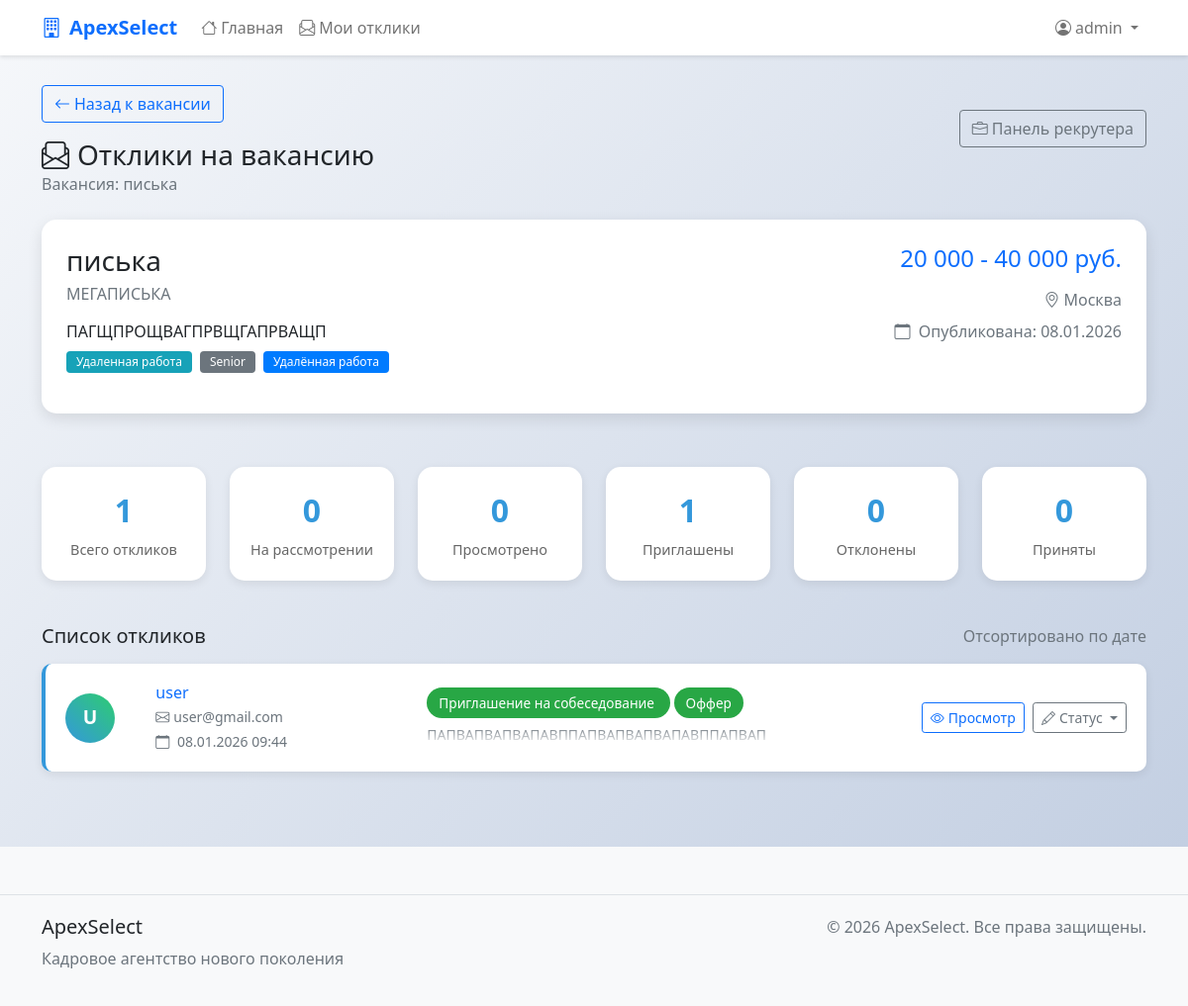
/vacancies/1/responses/ (signed in), run on an earlier commit of the app's database.
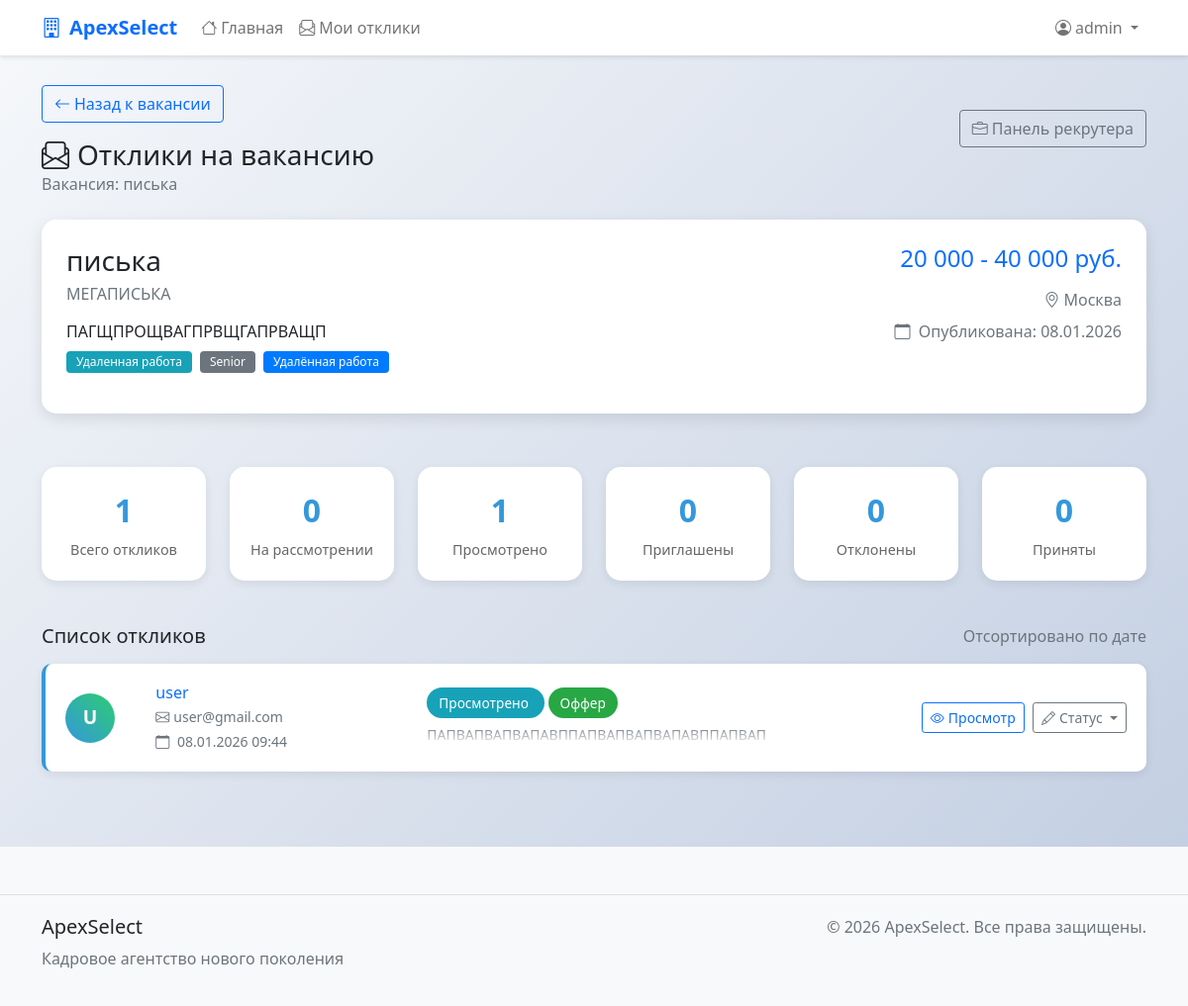
And on a later commit of the database.
### apexSelect/models.py (models this page shows, shortened)
class VacancyResponse(models.Model):
    STATUS_CHOICES = [
        ('pending', _('На рассмотрении')),
        ('viewed', _('Просмотрено')),
        ('invited', _('Приглашение на собеседование')),
        ('rejected', _('Отказ')),
        ('accepted', _('Принято')),
    ]
    vacancy = models.ForeignKey(
        Vacancy,
        on_delete=models.CASCADE,
        related_name='responses',
        verbose_name=_('Вакансия')
    )
    user = models.ForeignKey(
        settings.AUTH_USER_MODEL,
        on_delete=models.CASCADE,
        related_name='vacancy_responses',
        verbose_name=_('Пользователь')
    )
    cover_letter = models.TextField(
        _('Сопроводительное письмо'),
        max_length=2000,
        blank=True,
        help_text=_('Расскажите, почему вы подходите для этой вакансии')
    )
    status = models.CharField(
        _('Статус отклика'),
        max_length=20,
        choices=STATUS_CHOICES,
        default='pending'
    )
    created_at = models.DateTimeField(_('Дата отклика'), auto_now_add=True)
    updated_at = models.DateTimeField(_('Дата обновления'), auto_now=True)
    admin_notes = models.TextField(
        _('Заметки администратора'),
        blank=True,
        help_text=_('Внутренние заметки по отклику')
    )
    class Meta:
        verbose_name = _('Отклик на вакансию')
        verbose_name_plural = _('Отклики на вакансии')
        ordering = ['-created_at']
        unique_together = ['vacancy', 'user']  # Один пользователь может откликнуться на вакансию только один раз

class CustomUser(AbstractUser):
    email = models.EmailField(_('email address'), unique=True)
    phone_number = models.CharField(_('phone number'), max_length=15, blank=True, null=True)
    date_of_birth = models.DateField(_('date of birth'), blank=True, null=True)
    bio = models.TextField(_('biography'), max_length=500, blank=True)
    is_verified = models.BooleanField(_('verified'), default=False)
    created_at = models.DateTimeField(_('created at'), default=now)
    updated_at = models.DateTimeField(_('updated at'), auto_now=True)
    def get_full_name(self):
        return f"{self.first_name} {self.last_name}".strip()
    class Meta:
        verbose_name = _('user')
        verbose_name_plural = _('users')
        ordering = ['-date_joined']

### apexSelect/views.py (the view)
# urls.py: path('vacancies/<int:pk>/responses/', views.vacancy_responses_view, name='vacancy_responses'),
@login_required
@user_passes_test(is_admin)
def vacancy_responses_view(request, pk):
    vacancy = get_object_or_404(Vacancy, pk=pk)
    responses = VacancyResponse.objects.filter(vacancy=vacancy).select_related('user')
    total_count = responses.count()
    pending_count = responses.filter(status='pending').count()
    viewed_count = responses.filter(status='viewed').count()
    invited_count = responses.filter(status='invited').count()
    rejected_count = responses.filter(status='rejected').count()
    accepted_count = responses.filter(status='accepted').count()
    pending_responses = responses.filter(status='pending')
    viewed_responses = responses.filter(status='viewed')
    invited_responses = responses.filter(status='invited')
    rejected_responses = responses.filter(status='rejected')
    accepted_responses = responses.filter(status='accepted')
    context = {
        'vacancy': vacancy,
        'responses': responses,
        'total_count': total_count,
        'pending_count': pending_count,
        'viewed_count': viewed_count,
        'invited_count': invited_count,
        'rejected_count': rejected_count,
        'accepted_count': accepted_count,
        'pending_responses': pending_responses,
        'viewed_responses': viewed_responses,
        'invited_responses': invited_responses,
        'rejected_responses': rejected_responses,
        'accepted_responses': accepted_responses,
    }
    return render(request, 'vacancies/vacancy_responses.html', context)

### apexSelect/models.py (called while the page is built)
    def get_salary_display(self):
        if self.salary_min and self.salary_max:
            return f"{self.salary_min:,} - {self.salary_max:,} {self.currency}".replace(',', ' ')
        elif self.salary_min:
            return f"от {self.salary_min:,} {self.currency}".replace(',', ' ')
        elif self.salary_max:
            return f"до {self.salary_max:,} {self.currency}".replace(',', ' ')
        return _('По договоренности')

    def get_status_color(self):
        colors = {
            'pending': 'secondary',
            'viewed': 'info',
            'invited': 'success',
            'rejected': 'danger',
            'accepted': 'success',
        }
        return colors.get(self.status, 'secondary')

    def get_recruiter_status_color(self):
        colors = {
            'new': 'info',
            'screening': 'primary',
            'interview': 'warning',
            'technical': 'warning',
            'offer': 'success',
            'hired': 'success',
            'rejected': 'danger',
            'no_response': 'secondary',
        }
        return colors.get(self.recruiter_status, 'secondary')

### apexSelect/views.py (called while the page is built)
def is_admin(user):
    return user.is_staff or user.is_superuser

### apexSelect/templates/vacancies/vacancy_responses.html (shortened to what the changed rows need)
{% extends 'base.html' %}
{% load static %}
{% block content %}
<div class="responses-container">
    <div class="container">
        <div class="row mb-4">
            <div class="col-12">
                <div class="d-flex justify-content-between align-items-center">
                    <div>
                        <h1 class="h3 mb-0">
                            <i class="bi bi-envelope-paper me-2"></i>Отклики на вакансию
                        </h1>
                    </div>
                </div>
            </div>
        </div>
        <div class="row mb-4">
            <div class="col-md-2">
                <div class="stats-card">
                    <div class="stats-number">{{ viewed_count|default:"0" }}</div>
                    <div class="stats-label">Просмотрено</div>
                </div>
            </div>
            <div class="col-md-2">
                <div class="stats-card">
                    <div class="stats-number">{{ invited_count|default:"0" }}</div>
                    <div class="stats-label">Приглашены</div>
                </div>
            </div>
        </div>
        <div class="row">
            <div class="col-12">
                {% if responses %}
                    {% for response in responses %}
                    <div class="response-card">
                        <div class="row align-items-center">
                            <div class="col-md-1">
                                <div class="user-avatar">
                                    {{ response.user.username|first|upper }}
                                </div>
                            </div>
                            <div class="col-md-3">
                                <h6 class="mb-1">
                                    <a href="{% url 'user_profile' response.user.id %}" class="text-decoration-none">
                                        {{ response.user.get_full_name|default:response.user.username }}
                                    </a>
                                </h6>
                                <p class="text-muted small mb-1">
                                    <i class="bi bi-envelope me-1"></i>{{ response.user.email }}
                                </p>
                                <p class="text-muted small mb-0">
                                    <i class="bi bi-calendar me-1"></i>
                                    {{ response.created_at|date:"d.m.Y H:i" }}
                                </p>
                            </div>
                            <div class="col-md-4">
                                <div class="mb-2">
                                    <span class="status-badge bg-{{ response.get_status_color }}">
                                        {{ response.get_status_display }}
                                    </span>
                                    {% if response.recruiter_status %}
                                    <span class="status-badge bg-{{ response.get_recruiter_status_color }} ms-1">
                                        {{ response.get_recruiter_status_display }}
                                    </span>
                                    {% endif %}
                                </div>
                                {% if response.cover_letter %}
                                <div class="cover-letter-preview">
                                    <small class="text-muted">{{ response.cover_letter|truncatechars:150 }}</small>
                                </div>
                                {% else %}
                                <small class="text-muted">Сопроводительное письмо не указано</small>
                                {% endif %}
                            </div>
                            <div class="col-md-4">
                                <div class="d-flex justify-content-end gap-2">
                                    <a href="{% url 'candidate_detail' response.id %}"
                                       class="btn btn-sm btn-outline-primary">
                                        <i class="bi bi-eye me-1"></i>Просмотр
                                    </a>
                                    <div class="dropdown">
                                        <button class="btn btn-sm btn-outline-secondary dropdown-toggle"
                                                type="button" data-bs-toggle="dropdown">
                                            <i class="bi bi-pencil me-1"></i>Статус
                                        </button>
                                    </div>
                                </div>
                            </div>
                        </div>
                    </div>
                    {% endfor %}
                {% endif %}
            </div>
        </div>
    </div>
</div>
{% endblock %}

What changed in the data, as far as the page shows it:
changed VacancyResponse "Оффер": status "Приглашение на собеседование" → "Просмотрено"
Also different on the page:
{{ viewed_count|default:"0" }}: "0" → "1"
{{ invited_count|default:"0" }}: "1" → "0"
